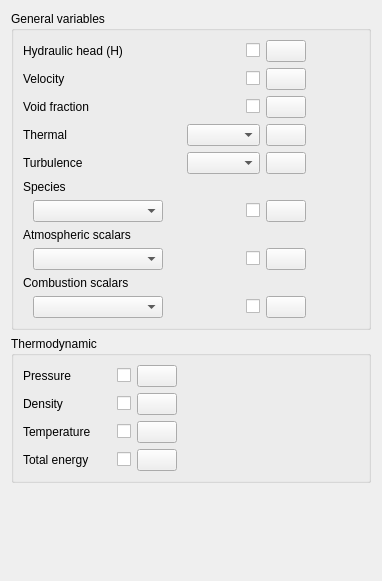
<?xml version="1.0" encoding="UTF-8"?>
<ui version="4.0">
 <class>InitializationForm</class>
 <widget class="QWidget" name="InitializationForm">
  <property name="geometry">
   <rect>
    <x>0</x>
    <y>0</y>
    <width>382</width>
    <height>581</height>
   </rect>
  </property>
  <property name="windowTitle">
   <string>Form</string>
  </property>
  <layout class="QVBoxLayout" name="verticalLayout">
   <item>
    <widget class="QGroupBox" name="groupBoxGeneral">
     <property name="sizePolicy">
      <sizepolicy hsizetype="Preferred" vsizetype="Preferred">
       <horstretch>0</horstretch>
       <verstretch>0</verstretch>
      </sizepolicy>
     </property>
     <property name="toolTip">
      <string>&lt;html&gt;&lt;head/&gt;&lt;body&gt;&lt;p&gt;&lt;span style=&quot; font-size:9pt;&quot;&gt;specify non-default variable initialization in volume zones  If needed, values may be modified separately in different volume zones they belong to (in case of overlapping zones, the highest zone number wins).&lt;/span&gt;&lt;/p&gt;&lt;/body&gt;&lt;/html&gt;</string>
     </property>
     <property name="title">
      <string>General variables</string>
     </property>
     <layout class="QGridLayout" name="gridLayout_2">
      <item row="2" column="0">
       <widget class="QLabel" name="labelVoidFraction">
        <property name="text">
         <string>Void fraction</string>
        </property>
       </widget>
      </item>
      <item row="1" column="10">
       <widget class="QCheckBox" name="checkBoxVelocity">
        <property name="text">
         <string/>
        </property>
       </widget>
      </item>
      <item row="7" column="0">
       <widget class="QLabel" name="labelMeteo">
        <property name="toolTip">
         <string>&lt;html&gt;&lt;head/&gt;&lt;body&gt;&lt;p&gt;&lt;span style=&quot; font-size:9pt;&quot;&gt;Select and initialize the atmospheric scalars by using the formula editor.&lt;/span&gt;&lt;/p&gt;&lt;/body&gt;&lt;/html&gt;</string>
        </property>
        <property name="text">
         <string>Atmospheric scalars</string>
        </property>
       </widget>
      </item>
      <item row="1" column="9">
       <spacer name="horizontalSpacer_4">
        <property name="orientation">
         <enum>Qt::Horizontal</enum>
        </property>
        <property name="sizeType">
         <enum>QSizePolicy::Expanding</enum>
        </property>
        <property name="sizeHint" stdset="0">
         <size>
          <width>20</width>
          <height>0</height>
         </size>
        </property>
       </spacer>
      </item>
      <item row="3" column="0">
       <widget class="QLabel" name="labelThermal">
        <property name="toolTip">
         <string>&lt;html&gt;&lt;head/&gt;&lt;body&gt;&lt;p&gt;&lt;span style=&quot; font-size:9pt;&quot;&gt;Initialize the thermal scalar by using the formula editor.&lt;/span&gt;&lt;/p&gt;&lt;/body&gt;&lt;/html&gt;</string>
        </property>
        <property name="text">
         <string>Thermal</string>
        </property>
       </widget>
      </item>
      <item row="4" column="11">
       <widget class="QPushButton" name="pushButtonTurbulence">
        <property name="toolTip">
         <string>&lt;html&gt;&lt;head/&gt;&lt;body&gt;&lt;p&gt;&lt;span style=&quot; font-size:9pt;&quot;&gt;Initialize the turbulence variables. They can be initialized either automatically based on the reference values defined in the &lt;/span&gt;&lt;span style=&quot; font-size:9pt; font-weight:600;&quot;&gt;Reference Values&lt;/span&gt;&lt;span style=&quot; font-size:9pt;&quot;&gt; heading, or by using the formula editor.&lt;/span&gt;&lt;/p&gt;&lt;/body&gt;&lt;/html&gt;</string>
        </property>
        <property name="text">
         <string/>
        </property>
        <property name="icon">
         <iconset resource="resources_pages.qrc">
          <normaloff>:/new/prefix1/data/icons/22x22/edit-find-replace.png</normaloff>:/new/prefix1/data/icons/22x22/edit-find-replace.png</iconset>
        </property>
        <property name="iconSize">
         <size>
          <width>22</width>
          <height>22</height>
         </size>
        </property>
       </widget>
      </item>
      <item row="4" column="9" colspan="2">
       <widget class="QComboBox" name="comboBoxTurbulence">
        <property name="toolTip">
         <string>&lt;html&gt;&lt;head/&gt;&lt;body&gt;&lt;p&gt;&lt;span style=&quot; font-size:9pt;&quot;&gt;Initialize the turbulence variables. They can be initialized either automatically based on the reference values defined in the &lt;/span&gt;&lt;span style=&quot; font-size:9pt; font-weight:600;&quot;&gt;Reference Values&lt;/span&gt;&lt;span style=&quot; font-size:9pt;&quot;&gt; heading, or by using the formula editor.&lt;/span&gt;&lt;/p&gt;&lt;/body&gt;&lt;/html&gt;</string>
        </property>
       </widget>
      </item>
      <item row="9" column="0">
       <widget class="QLabel" name="labelCombustion">
        <property name="text">
         <string>Combustion scalars</string>
        </property>
       </widget>
      </item>
      <item row="10" column="0">
       <layout class="QHBoxLayout" name="hLayoutCombustion">
        <item>
         <spacer name="horizontalSpacerCombustion">
          <property name="orientation">
           <enum>Qt::Horizontal</enum>
          </property>
          <property name="sizeType">
           <enum>QSizePolicy::Fixed</enum>
          </property>
          <property name="sizeHint" stdset="0">
           <size>
            <width>10</width>
            <height>0</height>
           </size>
          </property>
         </spacer>
        </item>
        <item>
         <widget class="QComboBox" name="comboBoxCombustion">
          <property name="minimumSize">
           <size>
            <width>130</width>
            <height>0</height>
           </size>
          </property>
          <property name="toolTip">
           <string>&lt;html&gt;&lt;head/&gt;&lt;body&gt;&lt;p&gt;&lt;span style=&quot; font-size:9pt;&quot;&gt;Select and initialize the combustion scalars by using the formula editor.&lt;/span&gt;&lt;/p&gt;&lt;/body&gt;&lt;/html&gt;</string>
          </property>
         </widget>
        </item>
       </layout>
      </item>
      <item row="1" column="11">
       <widget class="QPushButton" name="pushButtonVelocity">
        <property name="toolTip">
         <string>&lt;html&gt;&lt;head/&gt;&lt;body&gt;&lt;p&gt;&lt;span style=&quot; font-size:9pt;&quot;&gt;Initialize the velocity by using the formula editor.&lt;/span&gt;&lt;/p&gt;&lt;/body&gt;&lt;/html&gt;</string>
        </property>
        <property name="text">
         <string/>
        </property>
        <property name="icon">
         <iconset resource="resources_pages.qrc">
          <normaloff>:/new/prefix1/data/icons/22x22/edit-find-replace.png</normaloff>:/new/prefix1/data/icons/22x22/edit-find-replace.png</iconset>
        </property>
        <property name="iconSize">
         <size>
          <width>22</width>
          <height>22</height>
         </size>
        </property>
       </widget>
      </item>
      <item row="1" column="0">
       <widget class="QLabel" name="labelVelocity">
        <property name="toolTip">
         <string>&lt;html&gt;&lt;head/&gt;&lt;body&gt;&lt;p&gt;&lt;span style=&quot; font-size:9pt;&quot;&gt;Initialize the velocity by using the formula editor.&lt;/span&gt;&lt;/p&gt;&lt;/body&gt;&lt;/html&gt;</string>
        </property>
        <property name="text">
         <string>Velocity</string>
        </property>
       </widget>
      </item>
      <item row="6" column="10">
       <widget class="QCheckBox" name="checkBoxSpecies">
        <property name="text">
         <string/>
        </property>
       </widget>
      </item>
      <item row="0" column="10">
       <widget class="QCheckBox" name="checkBoxHydraulicHead">
        <property name="text">
         <string/>
        </property>
       </widget>
      </item>
      <item row="3" column="11">
       <widget class="QPushButton" name="pushButtonThermal">
        <property name="toolTip">
         <string>&lt;html&gt;&lt;head/&gt;&lt;body&gt;&lt;p&gt;&lt;span style=&quot; font-size:9pt;&quot;&gt;Initialize the thermal scalar by using the formula editor.&lt;/span&gt;&lt;/p&gt;&lt;/body&gt;&lt;/html&gt;</string>
        </property>
        <property name="text">
         <string/>
        </property>
        <property name="icon">
         <iconset resource="resources_pages.qrc">
          <normaloff>:/new/prefix1/data/icons/22x22/edit-find-replace.png</normaloff>:/new/prefix1/data/icons/22x22/edit-find-replace.png</iconset>
        </property>
        <property name="iconSize">
         <size>
          <width>22</width>
          <height>22</height>
         </size>
        </property>
       </widget>
      </item>
      <item row="8" column="10">
       <widget class="QCheckBox" name="checkBoxMeteo">
        <property name="text">
         <string/>
        </property>
       </widget>
      </item>
      <item row="6" column="0">
       <layout class="QHBoxLayout" name="hLayoutSpecies">
        <item>
         <spacer name="horizontalSpacerSpecies">
          <property name="orientation">
           <enum>Qt::Horizontal</enum>
          </property>
          <property name="sizeType">
           <enum>QSizePolicy::Fixed</enum>
          </property>
          <property name="sizeHint" stdset="0">
           <size>
            <width>10</width>
            <height>0</height>
           </size>
          </property>
         </spacer>
        </item>
        <item>
         <widget class="QComboBox" name="comboBoxSpecies">
          <property name="sizePolicy">
           <sizepolicy hsizetype="Preferred" vsizetype="Fixed">
            <horstretch>0</horstretch>
            <verstretch>0</verstretch>
           </sizepolicy>
          </property>
          <property name="minimumSize">
           <size>
            <width>0</width>
            <height>0</height>
           </size>
          </property>
          <property name="toolTip">
           <string>&lt;html&gt;&lt;head/&gt;&lt;body&gt;&lt;p&gt;&lt;span style=&quot; font-size:9pt;&quot;&gt;Select and initialize species by using the formula editor.&lt;/span&gt;&lt;/p&gt;&lt;/body&gt;&lt;/html&gt;</string>
          </property>
         </widget>
        </item>
       </layout>
      </item>
      <item row="5" column="0">
       <widget class="QLabel" name="labelSpecies">
        <property name="toolTip">
         <string>&lt;html&gt;&lt;head/&gt;&lt;body&gt;&lt;p&gt;&lt;span style=&quot; font-size:9pt;&quot;&gt;Select and initialize species by using the formula editor.&lt;/span&gt;&lt;/p&gt;&lt;/body&gt;&lt;/html&gt;</string>
        </property>
        <property name="text">
         <string>Species</string>
        </property>
       </widget>
      </item>
      <item row="0" column="11">
       <widget class="QPushButton" name="pushButtonHydraulicHead">
        <property name="toolTip">
         <string>&lt;html&gt;&lt;head/&gt;&lt;body&gt;&lt;p&gt;&lt;span style=&quot; font-size:9pt;&quot;&gt;Initialize the hydraulic head by using the formula editor.&lt;/span&gt;&lt;/p&gt;&lt;/body&gt;&lt;/html&gt;</string>
        </property>
        <property name="text">
         <string/>
        </property>
        <property name="icon">
         <iconset resource="resources_pages.qrc">
          <normaloff>:/new/prefix1/data/icons/22x22/edit-find-replace.png</normaloff>:/new/prefix1/data/icons/22x22/edit-find-replace.png</iconset>
        </property>
        <property name="iconSize">
         <size>
          <width>22</width>
          <height>22</height>
         </size>
        </property>
       </widget>
      </item>
      <item row="8" column="0">
       <layout class="QHBoxLayout" name="hLayoutMeteo">
        <item>
         <spacer name="horizontalSpacerMeteo">
          <property name="orientation">
           <enum>Qt::Horizontal</enum>
          </property>
          <property name="sizeType">
           <enum>QSizePolicy::Fixed</enum>
          </property>
          <property name="sizeHint" stdset="0">
           <size>
            <width>10</width>
            <height>0</height>
           </size>
          </property>
         </spacer>
        </item>
        <item>
         <widget class="QComboBox" name="comboBoxMeteo">
          <property name="toolTip">
           <string>&lt;html&gt;&lt;head/&gt;&lt;body&gt;&lt;p&gt;&lt;span style=&quot; font-size:9pt;&quot;&gt;Select and initialize the atmospheric scalars by using the formula editor.&lt;/span&gt;&lt;/p&gt;&lt;/body&gt;&lt;/html&gt;</string>
          </property>
         </widget>
        </item>
       </layout>
      </item>
      <item row="3" column="9" colspan="2">
       <widget class="QComboBox" name="comboBoxThermal"/>
      </item>
      <item row="10" column="10">
       <widget class="QCheckBox" name="checkBoxCombustion">
        <property name="text">
         <string/>
        </property>
       </widget>
      </item>
      <item row="0" column="0" colspan="4">
       <widget class="QLabel" name="labelHydraulicHead">
        <property name="toolTip">
         <string>&lt;html&gt;&lt;head/&gt;&lt;body&gt;&lt;p&gt;&lt;span style=&quot; font-size:9pt;&quot;&gt;Initialize
                the hydraulic head by using the formula editor.&lt;/span&gt;&lt;/p&gt;&lt;/body&gt;&lt;/html&gt;
               </string>
        </property>
        <property name="text">
         <string>Hydraulic head (H)</string>
        </property>
       </widget>
      </item>
      <item row="4" column="0" colspan="4">
       <widget class="QLabel" name="labelTurbulence">
        <property name="toolTip">
         <string>&lt;html&gt;&lt;head/&gt;&lt;body&gt;&lt;p&gt;&lt;span style=&quot; font-size:9pt;&quot;&gt;Initialize the turbulence variables. They can be initialized either automatically based on the reference values defined in the &lt;/span&gt;&lt;span style=&quot; font-size:9pt; font-weight:600;&quot;&gt;Reference Values&lt;/span&gt;&lt;span style=&quot; font-size:9pt;&quot;&gt; heading, or by using the formula editor.&lt;/span&gt;&lt;/p&gt;&lt;/body&gt;&lt;/html&gt;</string>
        </property>
        <property name="text">
         <string>Turbulence</string>
        </property>
       </widget>
      </item>
      <item row="6" column="11">
       <widget class="QPushButton" name="pushButtonSpecies">
        <property name="toolTip">
         <string>&lt;html&gt;&lt;head/&gt;&lt;body&gt;&lt;p&gt;&lt;span style=&quot; font-size:9pt;&quot;&gt;Select and initialize species by using the formula editor.&lt;/span&gt;&lt;/p&gt;&lt;/body&gt;&lt;/html&gt;</string>
        </property>
        <property name="text">
         <string/>
        </property>
        <property name="icon">
         <iconset resource="resources_pages.qrc">
          <normaloff>:/new/prefix1/data/icons/22x22/edit-find-replace.png</normaloff>:/new/prefix1/data/icons/22x22/edit-find-replace.png</iconset>
        </property>
        <property name="iconSize">
         <size>
          <width>22</width>
          <height>22</height>
         </size>
        </property>
       </widget>
      </item>
      <item row="10" column="11">
       <widget class="QPushButton" name="pushButtonCombustion">
        <property name="toolTip">
         <string>&lt;html&gt;&lt;head/&gt;&lt;body&gt;&lt;p&gt;&lt;span style=&quot; font-size:9pt;&quot;&gt;Select and initialize the combustion scalars by using the formula editor.&lt;/span&gt;&lt;/p&gt;&lt;/body&gt;&lt;/html&gt;</string>
        </property>
        <property name="text">
         <string/>
        </property>
        <property name="icon">
         <iconset>
          <normaloff>data/icons/22x22/edit-find-replace.png</normaloff>data/icons/22x22/edit-find-replace.png</iconset>
        </property>
        <property name="iconSize">
         <size>
          <width>22</width>
          <height>22</height>
         </size>
        </property>
       </widget>
      </item>
      <item row="1" column="12">
       <spacer name="horizontalSpacer">
        <property name="orientation">
         <enum>Qt::Horizontal</enum>
        </property>
        <property name="sizeHint" stdset="0">
         <size>
          <width>40</width>
          <height>0</height>
         </size>
        </property>
       </spacer>
      </item>
      <item row="8" column="11">
       <widget class="QPushButton" name="pushButtonMeteo">
        <property name="toolTip">
         <string>&lt;html&gt;&lt;head/&gt;&lt;body&gt;&lt;p&gt;&lt;span style=&quot; font-size:9pt;&quot;&gt;Select and initialize the atmospheric scalars by using the formula editor.&lt;/span&gt;&lt;/p&gt;&lt;/body&gt;&lt;/html&gt;</string>
        </property>
        <property name="text">
         <string/>
        </property>
        <property name="icon">
         <iconset resource="resources_pages.qrc">
          <normaloff>:/new/prefix1/data/icons/22x22/edit-find-replace.png</normaloff>:/new/prefix1/data/icons/22x22/edit-find-replace.png</iconset>
        </property>
        <property name="iconSize">
         <size>
          <width>22</width>
          <height>22</height>
         </size>
        </property>
       </widget>
      </item>
      <item row="2" column="9">
       <spacer name="horizontalSpacer_5">
        <property name="orientation">
         <enum>Qt::Horizontal</enum>
        </property>
        <property name="sizeHint" stdset="0">
         <size>
          <width>40</width>
          <height>20</height>
         </size>
        </property>
       </spacer>
      </item>
      <item row="2" column="12">
       <spacer name="horizontalSpacer_6">
        <property name="orientation">
         <enum>Qt::Horizontal</enum>
        </property>
        <property name="sizeHint" stdset="0">
         <size>
          <width>40</width>
          <height>20</height>
         </size>
        </property>
       </spacer>
      </item>
      <item row="2" column="10">
       <widget class="QCheckBox" name="checkBoxVoidFraction">
        <property name="text">
         <string/>
        </property>
       </widget>
      </item>
      <item row="2" column="11">
       <widget class="QPushButton" name="pushButtonVoidFraction">
        <property name="toolTip">
         <string>&lt;html&gt;&lt;head/&gt;&lt;body&gt;&lt;p&gt;&lt;span style=&quot; font-size:9pt;&quot;&gt;Initialize the void fraction by using the formula editor.&lt;/span&gt;&lt;/p&gt;&lt;/body&gt;&lt;/html&gt;</string>
        </property>
        <property name="text">
         <string/>
        </property>
        <property name="icon">
         <iconset resource="resources_pages.qrc">
          <normaloff>:/new/prefix1/data/icons/22x22/edit-find-replace.png</normaloff>:/new/prefix1/data/icons/22x22/edit-find-replace.png</iconset>
        </property>
        <property name="iconSize">
         <size>
          <width>22</width>
          <height>22</height>
         </size>
        </property>
       </widget>
      </item>
     </layout>
    </widget>
   </item>
   <item>
    <widget class="QGroupBox" name="groupBoxThermodynamic">
     <property name="toolTip">
      <string>&lt;html&gt;&lt;head/&gt;&lt;body&gt;&lt;p&gt;&lt;span style=&quot; font-size:9pt;&quot;&gt;Initialize thermodynamic variables if the compressible module is enabled. Only 2 variables out of the 4 variables are independent and must be initialized and the two others will be computed automatically (except the pair &lt;/span&gt;&lt;span style=&quot; font-size:9pt; font-weight:600;&quot;&gt;Temperature&lt;/span&gt;&lt;span style=&quot; font-size:9pt;&quot;&gt; and &lt;/span&gt;&lt;span style=&quot; font-size:9pt; font-weight:600;&quot;&gt;Total Energy&lt;/span&gt;&lt;span style=&quot; font-size:9pt;&quot;&gt;).&lt;/span&gt;&lt;/p&gt;&lt;/body&gt;&lt;/html&gt;</string>
     </property>
     <property name="title">
      <string>Thermodynamic</string>
     </property>
     <layout class="QGridLayout" name="gridLayout">
      <item row="1" column="0">
       <widget class="QLabel" name="labelDensity">
        <property name="toolTip">
         <string>&lt;html&gt;&lt;head/&gt;&lt;body&gt;&lt;p&gt;&lt;span style=&quot; font-size:9pt;&quot;&gt;Initialize the density in kg/m&lt;/span&gt;&lt;span style=&quot; font-size:9pt; vertical-align:super;&quot;&gt;3&lt;/span&gt;&lt;span style=&quot; font-size:9pt;&quot;&gt;. Tick the check box and fill the formula editor to choose the density as one of the two variables to initialize.&lt;/span&gt;&lt;/p&gt;&lt;/body&gt;&lt;/html&gt;</string>
        </property>
        <property name="text">
         <string>Density</string>
        </property>
       </widget>
      </item>
      <item row="2" column="0">
       <widget class="QLabel" name="labelTemperature">
        <property name="toolTip">
         <string>&lt;html&gt;&lt;head/&gt;&lt;body&gt;&lt;p&gt;&lt;span style=&quot; font-size:9pt;&quot;&gt;Initialize the temperature in K. Tick the check box and fill the formula editor to choose the temperature as one of the two variables to initialize. The total energy cannot be selected together with the temperature.&lt;/span&gt;&lt;/p&gt;&lt;/body&gt;&lt;/html&gt;</string>
        </property>
        <property name="text">
         <string>Temperature</string>
        </property>
       </widget>
      </item>
      <item row="3" column="0">
       <widget class="QLabel" name="labelEnergy">
        <property name="toolTip">
         <string>&lt;html&gt;&lt;head/&gt;&lt;body&gt;&lt;p&gt;&lt;span style=&quot; font-size:9pt;&quot;&gt;Initialize the total energy in J/kg. Tick the check box and fill the formula editor to choose the total energy as one of the two variables to initialize. The total energy cannot be selected together with the temperature.&lt;/span&gt;&lt;/p&gt;&lt;/body&gt;&lt;/html&gt;</string>
        </property>
        <property name="text">
         <string>Total energy</string>
        </property>
       </widget>
      </item>
      <item row="0" column="0">
       <widget class="QLabel" name="labelPressure">
        <property name="toolTip">
         <string>&lt;html&gt;&lt;head/&gt;&lt;body&gt;&lt;p&gt;&lt;span style=&quot; font-size:9pt;&quot;&gt;Initialize the pressure in Pa. Tick the check box and fill the formula editor to choose the pressure as one of the two variables to initialize.&lt;/span&gt;&lt;/p&gt;&lt;/body&gt;&lt;/html&gt;</string>
        </property>
        <property name="text">
         <string>Pressure</string>
        </property>
       </widget>
      </item>
      <item row="1" column="3">
       <widget class="QCheckBox" name="checkBoxDensity">
        <property name="toolTip">
         <string>&lt;html&gt;&lt;head/&gt;&lt;body&gt;&lt;p&gt;&lt;span style=&quot; font-size:9pt;&quot;&gt;Initialize the density in kg/m&lt;/span&gt;&lt;span style=&quot; font-size:9pt; vertical-align:super;&quot;&gt;3&lt;/span&gt;&lt;span style=&quot; font-size:9pt;&quot;&gt;. Tick the check box and fill the formula editor to choose the density as one of the two variables to initialize.&lt;/span&gt;&lt;/p&gt;&lt;/body&gt;&lt;/html&gt;</string>
        </property>
        <property name="text">
         <string/>
        </property>
       </widget>
      </item>
      <item row="0" column="3">
       <widget class="QCheckBox" name="checkBoxPressure">
        <property name="sizePolicy">
         <sizepolicy hsizetype="Maximum" vsizetype="Fixed">
          <horstretch>0</horstretch>
          <verstretch>0</verstretch>
         </sizepolicy>
        </property>
        <property name="toolTip">
         <string>&lt;html&gt;&lt;head/&gt;&lt;body&gt;&lt;p&gt;&lt;span style=&quot; font-size:9pt;&quot;&gt;Initialize the pressure in Pa. Tick the check box and fill the formula editor to choose the pressure as one of the two variables to initialize.&lt;/span&gt;&lt;/p&gt;&lt;/body&gt;&lt;/html&gt;</string>
        </property>
        <property name="text">
         <string/>
        </property>
       </widget>
      </item>
      <item row="3" column="3">
       <widget class="QCheckBox" name="checkBoxEnergy">
        <property name="toolTip">
         <string>&lt;html&gt;&lt;head/&gt;&lt;body&gt;&lt;p&gt;&lt;span style=&quot; font-size:9pt;&quot;&gt;Initialize the total energy in J/kg. Tick the check box and fill the formula editor to choose the total energy as one of the two variables to initialize. The total energy cannot be selected together with the temperature.&lt;/span&gt;&lt;/p&gt;&lt;/body&gt;&lt;/html&gt;</string>
        </property>
        <property name="text">
         <string/>
        </property>
       </widget>
      </item>
      <item row="2" column="3">
       <widget class="QCheckBox" name="checkBoxTemperature">
        <property name="toolTip">
         <string>&lt;html&gt;&lt;head/&gt;&lt;body&gt;&lt;p&gt;&lt;span style=&quot; font-size:9pt;&quot;&gt;Initialize the temperature in K. Tick the check box and fill the formula editor to choose the temperature as one of the two variables to initialize. The total energy cannot be selected together with the temperature.&lt;/span&gt;&lt;/p&gt;&lt;/body&gt;&lt;/html&gt;</string>
        </property>
        <property name="text">
         <string/>
        </property>
       </widget>
      </item>
      <item row="3" column="4">
       <widget class="QPushButton" name="pushButtonEnergy">
        <property name="toolTip">
         <string>&lt;html&gt;&lt;head/&gt;&lt;body&gt;&lt;p&gt;&lt;span style=&quot; font-size:9pt;&quot;&gt;Initialize the total energy in J/kg. Tick the check box and fill the formula editor to choose the total energy as one of the two variables to initialize. The total energy cannot be selected together with the temperature.&lt;/span&gt;&lt;/p&gt;&lt;/body&gt;&lt;/html&gt;</string>
        </property>
        <property name="text">
         <string/>
        </property>
        <property name="icon">
         <iconset resource="resources_pages.qrc">
          <normaloff>:/new/prefix1/data/icons/22x22/edit-find-replace.png</normaloff>:/new/prefix1/data/icons/22x22/edit-find-replace.png</iconset>
        </property>
        <property name="iconSize">
         <size>
          <width>22</width>
          <height>22</height>
         </size>
        </property>
       </widget>
      </item>
      <item row="2" column="4">
       <widget class="QPushButton" name="pushButtonTemperature">
        <property name="toolTip">
         <string>&lt;html&gt;&lt;head/&gt;&lt;body&gt;&lt;p&gt;&lt;span style=&quot; font-size:9pt;&quot;&gt;Initialize the temperature in K. Tick the check box and fill the formula editor to choose the temperature as one of the two variables to initialize. The total energy cannot be selected together with the temperature.&lt;/span&gt;&lt;/p&gt;&lt;/body&gt;&lt;/html&gt;</string>
        </property>
        <property name="text">
         <string/>
        </property>
        <property name="icon">
         <iconset resource="resources_pages.qrc">
          <normaloff>:/new/prefix1/data/icons/22x22/edit-find-replace.png</normaloff>:/new/prefix1/data/icons/22x22/edit-find-replace.png</iconset>
        </property>
        <property name="iconSize">
         <size>
          <width>22</width>
          <height>22</height>
         </size>
        </property>
       </widget>
      </item>
      <item row="1" column="4">
       <widget class="QPushButton" name="pushButtonDensity">
        <property name="toolTip">
         <string>&lt;html&gt;&lt;head/&gt;&lt;body&gt;&lt;p&gt;&lt;span style=&quot; font-size:9pt;&quot;&gt;Initialize the density in kg/m&lt;/span&gt;&lt;span style=&quot; font-size:9pt; vertical-align:super;&quot;&gt;3&lt;/span&gt;&lt;span style=&quot; font-size:9pt;&quot;&gt;. Tick the check box and fill the formula editor to choose the density as one of the two variables to initialize.&lt;/span&gt;&lt;/p&gt;&lt;/body&gt;&lt;/html&gt;</string>
        </property>
        <property name="text">
         <string/>
        </property>
        <property name="icon">
         <iconset resource="resources_pages.qrc">
          <normaloff>:/new/prefix1/data/icons/22x22/edit-find-replace.png</normaloff>:/new/prefix1/data/icons/22x22/edit-find-replace.png</iconset>
        </property>
        <property name="iconSize">
         <size>
          <width>22</width>
          <height>22</height>
         </size>
        </property>
       </widget>
      </item>
      <item row="0" column="4">
       <widget class="QPushButton" name="pushButtonPressure">
        <property name="toolTip">
         <string>&lt;html&gt;&lt;head/&gt;&lt;body&gt;&lt;p&gt;&lt;span style=&quot; font-size:9pt;&quot;&gt;Initialize the pressure in Pa. Tick the check box and fill the formula editor to choose the pressure as one of the two variables to initialize.&lt;/span&gt;&lt;/p&gt;&lt;/body&gt;&lt;/html&gt;</string>
        </property>
        <property name="text">
         <string/>
        </property>
        <property name="icon">
         <iconset resource="resources_pages.qrc">
          <normaloff>:/new/prefix1/data/icons/22x22/edit-find-replace.png</normaloff>:/new/prefix1/data/icons/22x22/edit-find-replace.png</iconset>
        </property>
        <property name="iconSize">
         <size>
          <width>22</width>
          <height>22</height>
         </size>
        </property>
       </widget>
      </item>
      <item row="0" column="1">
       <spacer name="horizontalSpacer_3">
        <property name="orientation">
         <enum>Qt::Horizontal</enum>
        </property>
        <property name="sizeType">
         <enum>QSizePolicy::Fixed</enum>
        </property>
        <property name="sizeHint" stdset="0">
         <size>
          <width>20</width>
          <height>20</height>
         </size>
        </property>
       </spacer>
      </item>
      <item row="0" column="6">
       <spacer name="horizontalSpacer_2">
        <property name="orientation">
         <enum>Qt::Horizontal</enum>
        </property>
        <property name="sizeHint" stdset="0">
         <size>
          <width>20</width>
          <height>20</height>
         </size>
        </property>
       </spacer>
      </item>
     </layout>
    </widget>
   </item>
   <item>
    <spacer name="verticalSpacer">
     <property name="orientation">
      <enum>Qt::Vertical</enum>
     </property>
     <property name="sizeHint" stdset="0">
      <size>
       <width>20</width>
       <height>40</height>
      </size>
     </property>
    </spacer>
   </item>
  </layout>
 </widget>
 <resources>
  <include location="resources_pages.qrc"/>
 </resources>
 <connections/>
</ui>
